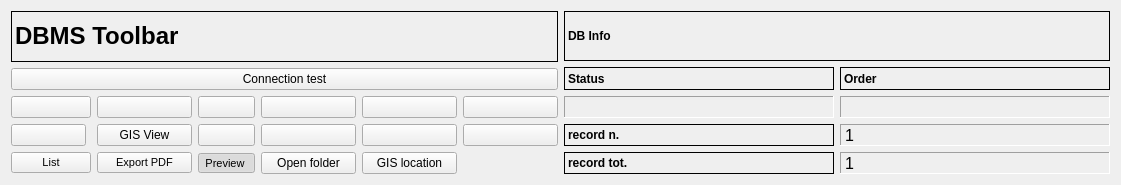
  <widget class="QWidget" name="layoutWidget">
   <property name="geometry">
    <rect>
     <x>11</x>
     <y>11</y>
     <width>1121</width>
     <height>185</height>
    </rect>
   </property>
   <layout class="QGridLayout" name="gridLayout_2">
    <item row="0" column="0">
     <widget class="QLabel" name="label_29">
      <property name="font">
       <font>
        <weight>75</weight>
        <bold>true</bold>
       </font>
      </property>
      <property name="frameShape">
       <enum>QFrame::Panel</enum>
      </property>
      <property name="text">
       <string>&lt;html&gt;&lt;head/&gt;&lt;body&gt;&lt;p&gt;&lt;span style=&quot; font-size:18pt; font-weight:600;&quot;&gt;DBMS Toolbar&lt;/span&gt;&lt;/p&gt;&lt;/body&gt;&lt;/html&gt;</string>
      </property>
     </widget>
    </item>
    <item row="0" column="1" rowspan="3">
     <layout class="QGridLayout" name="gridLayout_5">
      <item row="0" column="0">
       <widget class="QLabel" name="label_42">
        <property name="font">
         <font>
          <weight>75</weight>
          <bold>true</bold>
         </font>
        </property>
        <property name="autoFillBackground">
         <bool>true</bool>
        </property>
        <property name="frameShape">
         <enum>QFrame::Panel</enum>
        </property>
        <property name="text">
         <string>DB Info</string>
        </property>
       </widget>
      </item>
      <item row="2" column="0">
       <layout class="QGridLayout" name="gridLayout_3">
        <item row="1" column="1">
         <widget class="QLabel" name="label_rec_tot">
          <property name="font">
           <font>
            <family>Microsoft Sans Serif</family>
            <pointsize>12</pointsize>
           </font>
          </property>
          <property name="cursor">
           <cursorShape>ForbiddenCursor</cursorShape>
          </property>
          <property name="mouseTracking">
           <bool>false</bool>
          </property>
          <property name="contextMenuPolicy">
           <enum>Qt::DefaultContextMenu</enum>
          </property>
          <property name="frameShape">
           <enum>QFrame::Panel</enum>
          </property>
          <property name="frameShadow">
           <enum>QFrame::Sunken</enum>
          </property>
          <property name="text">
           <string>1</string>
          </property>
         </widget>
        </item>
        <item row="0" column="0">
         <widget class="QLabel" name="label_27">
          <property name="font">
           <font>
            <pointsize>9</pointsize>
            <weight>75</weight>
            <bold>true</bold>
           </font>
          </property>
          <property name="frameShape">
           <enum>QFrame::Panel</enum>
          </property>
          <property name="text">
           <string>record n.</string>
          </property>
          <property name="margin">
           <number>0</number>
          </property>
         </widget>
        </item>
        <item row="0" column="1">
         <widget class="QLabel" name="label_rec_corrente">
          <property name="font">
           <font>
            <family>Microsoft Sans Serif</family>
            <pointsize>12</pointsize>
           </font>
          </property>
          <property name="cursor">
           <cursorShape>ForbiddenCursor</cursorShape>
          </property>
          <property name="mouseTracking">
           <bool>false</bool>
          </property>
          <property name="contextMenuPolicy">
           <enum>Qt::DefaultContextMenu</enum>
          </property>
          <property name="frameShape">
           <enum>QFrame::Panel</enum>
          </property>
          <property name="frameShadow">
           <enum>QFrame::Sunken</enum>
          </property>
          <property name="text">
           <string>1</string>
          </property>
         </widget>
        </item>
        <item row="1" column="0">
         <widget class="QLabel" name="label_28">
          <property name="font">
           <font>
            <pointsize>9</pointsize>
            <weight>75</weight>
            <bold>true</bold>
           </font>
          </property>
          <property name="frameShape">
           <enum>QFrame::Panel</enum>
          </property>
          <property name="text">
           <string>record tot.</string>
          </property>
          <property name="margin">
           <number>0</number>
          </property>
         </widget>
        </item>
       </layout>
      </item>
      <item row="1" column="0">
       <layout class="QGridLayout" name="gridLayout_4">
        <item row="0" column="1">
         <widget class="QLabel" name="label_43">
          <property name="font">
           <font>
            <pointsize>9</pointsize>
            <weight>75</weight>
            <bold>true</bold>
           </font>
          </property>
          <property name="frameShape">
           <enum>QFrame::Panel</enum>
          </property>
          <property name="text">
           <string>Order</string>
          </property>
          <property name="margin">
           <number>0</number>
          </property>
         </widget>
        </item>
        <item row="1" column="1">
         <widget class="QLabel" name="label_sort">
          <property name="font">
           <font>
            <pointsize>10</pointsize>
            <weight>75</weight>
            <bold>true</bold>
           </font>
          </property>
          <property name="cursor">
           <cursorShape>ForbiddenCursor</cursorShape>
          </property>
          <property name="mouseTracking">
           <bool>false</bool>
          </property>
          <property name="contextMenuPolicy">
           <enum>Qt::DefaultContextMenu</enum>
          </property>
          <property name="frameShape">
           <enum>QFrame::Panel</enum>
          </property>
          <property name="frameShadow">
           <enum>QFrame::Sunken</enum>
          </property>
          <property name="text">
           <string/>
          </property>
          <property name="alignment">
           <set>Qt::AlignCenter</set>
          </property>
          <property name="margin">
           <number>0</number>
          </property>
         </widget>
        </item>
        <item row="0" column="0">
         <widget class="QLabel" name="label_34">
          <property name="font">
           <font>
            <pointsize>9</pointsize>
            <weight>75</weight>
            <bold>true</bold>
           </font>
          </property>
          <property name="frameShape">
           <enum>QFrame::Panel</enum>
          </property>
          <property name="text">
           <string>Status</string>
          </property>
          <property name="margin">
           <number>0</number>
          </property>
         </widget>
        </item>
        <item row="1" column="0">
         <widget class="QLabel" name="label_status">
          <property name="minimumSize">
           <size>
            <width>40</width>
            <height>0</height>
           </size>
          </property>
          <property name="font">
           <font>
            <pointsize>10</pointsize>
            <weight>75</weight>
            <bold>true</bold>
           </font>
          </property>
          <property name="cursor">
           <cursorShape>ForbiddenCursor</cursorShape>
          </property>
          <property name="mouseTracking">
           <bool>false</bool>
          </property>
          <property name="contextMenuPolicy">
           <enum>Qt::DefaultContextMenu</enum>
          </property>
          <property name="frameShape">
           <enum>QFrame::Panel</enum>
          </property>
          <property name="frameShadow">
           <enum>QFrame::Sunken</enum>
          </property>
          <property name="text">
           <string/>
          </property>
          <property name="alignment">
           <set>Qt::AlignCenter</set>
          </property>
          <property name="margin">
           <number>0</number>
          </property>
         </widget>
        </item>
       </layout>
      </item>
     </layout>
    </item>
    <item row="1" column="0">
     <widget class="QPushButton" name="pushButton_connect">
      <property name="text">
       <string>Connection test</string>
      </property>
     </widget>
    </item>
    <item row="2" column="0">
     <layout class="QGridLayout" name="gridLayout">
      <property name="sizeConstraint">
       <enum>QLayout::SetNoConstraint</enum>
      </property>
      <item row="0" column="4">
       <widget class="QPushButton" name="pushButton_next_rec">
        <property name="toolTip">
         <string>Next rec</string>
        </property>
        <property name="text">
         <string/>
        </property>
        <property name="icon">
         <iconset resource="../../resources/resources.qrc">
          <normaloff>:/icons/6_rightArrow.png</normaloff>:/icons/6_rightArrow.png</iconset>
        </property>
       </widget>
      </item>
      <item row="0" column="5">
       <widget class="QPushButton" name="pushButton_last_rec">
        <property name="toolTip">
         <string>Last rec</string>
        </property>
        <property name="text">
         <string/>
        </property>
        <property name="icon">
         <iconset resource="../../resources/resources.qrc">
          <normaloff>:/icons/7_rightArrows.png</normaloff>:/icons/7_rightArrows.png</iconset>
        </property>
       </widget>
      </item>
      <item row="0" column="2">
       <widget class="QPushButton" name="pushButton_first_rec">
        <property name="sizePolicy">
         <sizepolicy hsizetype="Minimum" vsizetype="Ignored">
          <horstretch>0</horstretch>
          <verstretch>0</verstretch>
         </sizepolicy>
        </property>
        <property name="toolTip">
         <string>First rec</string>
        </property>
        <property name="text">
         <string/>
        </property>
        <property name="icon">
         <iconset resource="../../resources/resources.qrc">
          <normaloff>:/icons/5_leftArrows.png</normaloff>:/icons/5_leftArrows.png</iconset>
        </property>
       </widget>
      </item>
      <item row="0" column="3">
       <widget class="QPushButton" name="pushButton_prev_rec">
        <property name="maximumSize">
         <size>
          <width>16777215</width>
          <height>16777215</height>
         </size>
        </property>
        <property name="toolTip">
         <string>Prev rec</string>
        </property>
        <property name="text">
         <string/>
        </property>
        <property name="icon">
         <iconset resource="../../resources/resources.qrc">
          <normaloff>:/icons/4_leftArrow.png</normaloff>:/icons/4_leftArrow.png</iconset>
        </property>
       </widget>
      </item>
      <item row="0" column="6">
       <widget class="QPushButton" name="pushButton_new_rec">
        <property name="font">
         <font>
          <pointsize>9</pointsize>
         </font>
        </property>
        <property name="toolTip">
         <string>New record</string>
        </property>
        <property name="text">
         <string/>
        </property>
        <property name="icon">
         <iconset resource="../../resources/resources.qrc">
          <normaloff>:/icons/newrec.png</normaloff>:/icons/newrec.png</iconset>
        </property>
       </widget>
      </item>
      <item row="0" column="7">
       <widget class="QPushButton" name="pushButton_save">
        <property name="font">
         <font>
          <pointsize>9</pointsize>
         </font>
        </property>
        <property name="toolTip">
         <string>Save</string>
        </property>
        <property name="text">
         <string/>
        </property>
        <property name="icon">
         <iconset resource="../../resources/resources.qrc">
          <normaloff>:/icons/b_save.png</normaloff>:/icons/b_save.png</iconset>
        </property>
        <property name="autoDefault">
         <bool>false</bool>
        </property>
       </widget>
      </item>
      <item row="1" column="4">
       <widget class="QPushButton" name="pushButton_new_search">
        <property name="font">
         <font>
          <pointsize>9</pointsize>
         </font>
        </property>
        <property name="toolTip">
         <string>new search</string>
        </property>
        <property name="text">
         <string/>
        </property>
        <property name="icon">
         <iconset resource="../../resources/resources.qrc">
          <normaloff>:/icons/new_search.png</normaloff>:/icons/new_search.png</iconset>
        </property>
       </widget>
      </item>
      <item row="2" column="3">
       <widget class="QPushButton" name="pushButton_form">
        <property name="font">
         <font>
          <pointsize>8</pointsize>
         </font>
        </property>
        <property name="text">
         <string>Export PDF</string>
        </property>
        <property name="icon">
         <iconset resource="../../resources/resources.qrc">
          <normaloff>:/icons/pdf-icon.png</normaloff>:/icons/pdf-icon.png</iconset>
        </property>
       </widget>
      </item>
      <item row="1" column="3">
       <widget class="QPushButton" name="toolButtonGis">
        <property name="text">
         <string>GIS View</string>
        </property>
        <property name="checkable">
         <bool>true</bool>
        </property>
        <property name="checked">
         <bool>false</bool>
        </property>
       </widget>
      </item>
      <item row="1" column="2">
       <widget class="QPushButton" name="pushButton_delete">
        <property name="maximumSize">
         <size>
          <width>75</width>
          <height>16777215</height>
         </size>
        </property>
        <property name="font">
         <font>
          <pointsize>9</pointsize>
         </font>
        </property>
        <property name="toolTip">
         <string>Delete record</string>
        </property>
        <property name="text">
         <string/>
        </property>
        <property name="icon">
         <iconset resource="../../resources/resources.qrc">
          <normaloff>:/icons/delete.png</normaloff>:/icons/delete.png</iconset>
        </property>
        <property name="flat">
         <bool>false</bool>
        </property>
       </widget>
      </item>
      <item row="2" column="2">
       <widget class="QPushButton" name="pushButton_list">
        <property name="font">
         <font>
          <pointsize>8</pointsize>
         </font>
        </property>
        <property name="text">
         <string>List</string>
        </property>
        <property name="icon">
         <iconset resource="../../resources/resources.qrc">
          <normaloff>:/icons/sheet.png</normaloff>:/icons/sheet.png</iconset>
        </property>
       </widget>
      </item>
      <item row="1" column="5">
       <widget class="QPushButton" name="pushButton_search_go">
        <property name="font">
         <font>
          <pointsize>9</pointsize>
         </font>
        </property>
        <property name="toolTip">
         <string>search !!!</string>
        </property>
        <property name="text">
         <string/>
        </property>
        <property name="icon">
         <iconset resource="../../resources/resources.qrc">
          <normaloff>:/icons/search.png</normaloff>:/icons/search.png</iconset>
        </property>
       </widget>
      </item>
      <item row="1" column="6">
       <widget class="QPushButton" name="pushButton_sort">
        <property name="font">
         <font>
          <pointsize>9</pointsize>
         </font>
        </property>
        <property name="toolTip">
         <string>Order by</string>
        </property>
        <property name="text">
         <string/>
        </property>
        <property name="icon">
         <iconset resource="../../resources/resources.qrc">
          <normaloff>:/icons/sort.png</normaloff>:/icons/sort.png</iconset>
        </property>
       </widget>
      </item>
      <item row="1" column="7">
       <widget class="QPushButton" name="pushButton_view_all">
        <property name="font">
         <font>
          <pointsize>9</pointsize>
         </font>
        </property>
        <property name="toolTip">
         <string>View alls records</string>
        </property>
        <property name="text">
         <string/>
        </property>
        <property name="icon">
         <iconset resource="../../resources/resources.qrc">
          <normaloff>:/icons/view_all.png</normaloff>:/icons/view_all.png</iconset>
        </property>
       </widget>
      </item>
      <item row="2" column="4">
       <widget class="QToolButton" name="toolButtonPreviewMedia">
        <property name="font">
         <font>
          <pointsize>8</pointsize>
         </font>
        </property>
        <property name="toolTip">
         <string/>
        </property>
        <property name="text">
         <string>Preview </string>
        </property>
        <property name="icon">
         <iconset>
          <normaloff>:/images/GIS.png</normaloff>:/images/GIS.png</iconset>
        </property>
        <property name="shortcut">
         <string>Ctrl+G</string>
        </property>
        <property name="checkable">
         <bool>true</bool>
        </property>
        <property name="checked">
         <bool>true</bool>
        </property>
        <property name="toolButtonStyle">
         <enum>Qt::ToolButtonTextOnly</enum>
        </property>
        <property name="arrowType">
         <enum>Qt::NoArrow</enum>
        </property>
       </widget>
      </item>
      <item row="2" column="5">
       <widget class="QPushButton" name="pushButton_open_dir">
        <property name="text">
         <string>Open folder</string>
        </property>
        <property name="icon">
         <iconset resource="../../resources/resources.qrc">
          <normaloff>:/icons/directoryExp.png</normaloff>:/icons/directoryExp.png</iconset>
        </property>
       </widget>
      </item>
      <item row="2" column="6">
       <widget class="QPushButton" name="pushButton_ship">
        <property name="text">
         <string>GIS location</string>
        </property>
        <property name="icon">
         <iconset resource="../../resources/resources.qrc">
          <normaloff>:/icons/Shipwreck.png</normaloff>:/icons/Shipwreck.png</iconset>
        </property>
       </widget>
      </item>
     </layout>
    </item>
   </layout>
  </widget>
